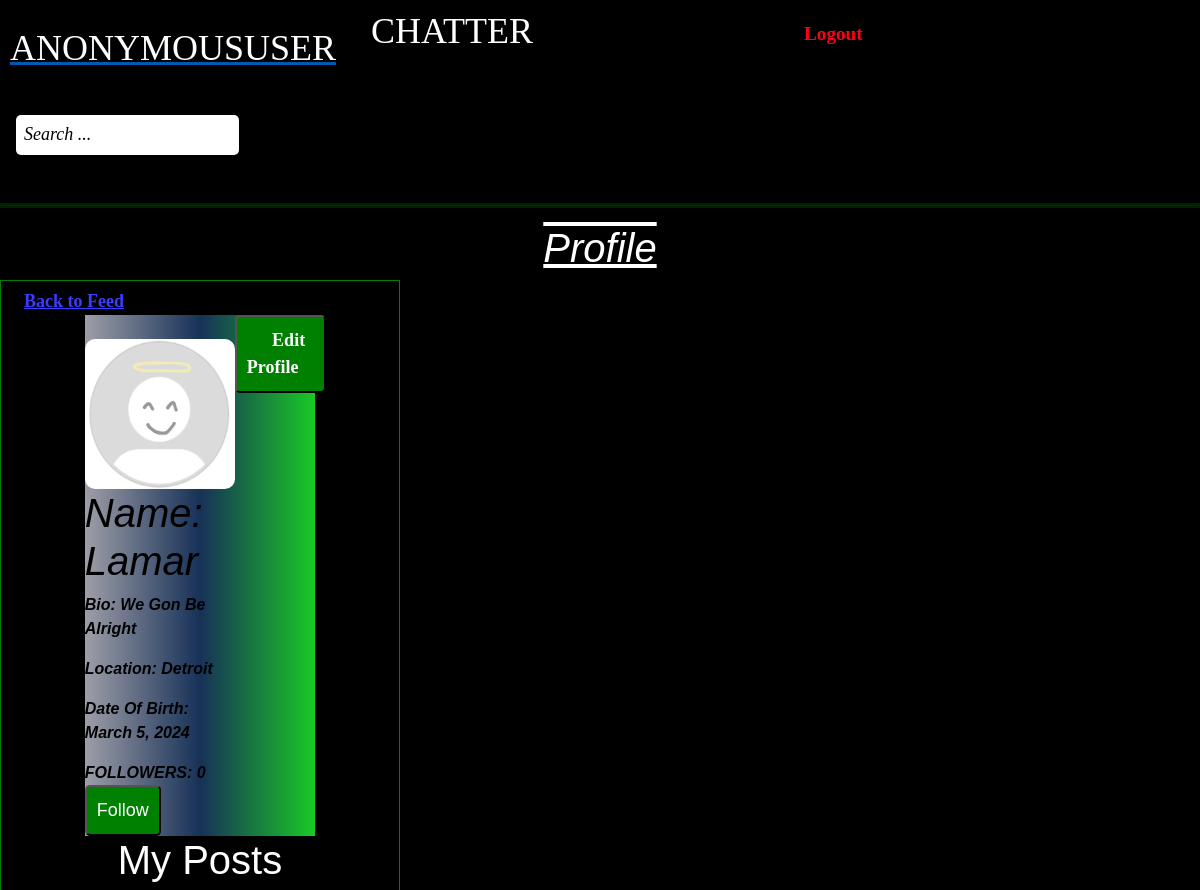
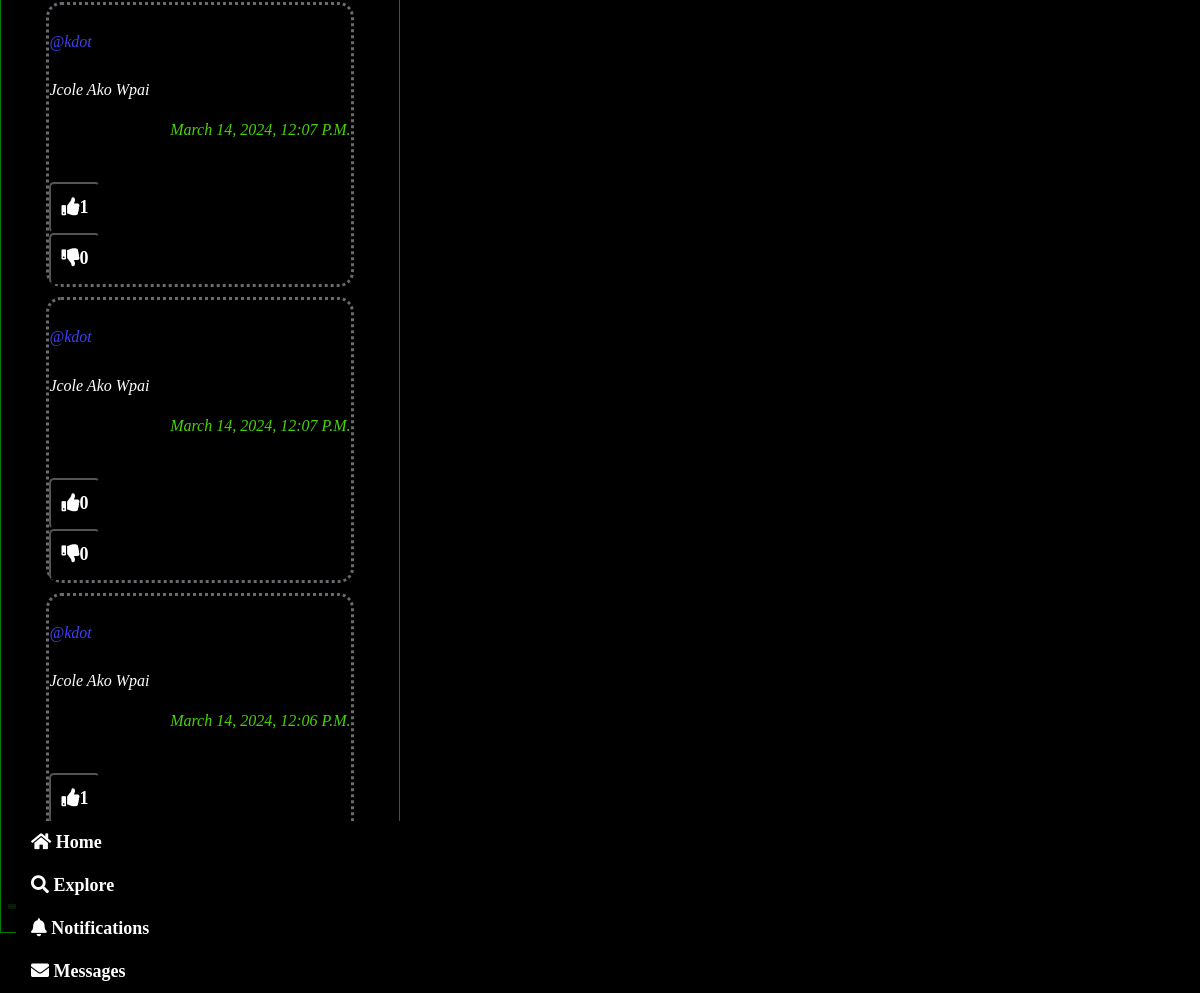
Page /profile/38/ on the committed database (2 pictures, top to bottom).
### chatter/models.py (models this page shows)
class Userprofile(models.Model):
    user= models.OneToOneField(Account,primary_key=True,verbose_name='user',related_name='profile',on_delete=models.CASCADE)
    name=models.CharField(max_length=100,blank=True, null=True)
    bio= models.TextField(max_length=200,blank=True,null=True)
    location= models.CharField(max_length=50, null=True,blank=True)
    birth_date=models.DateField(null=True,blank=True)
    picture= models.ImageField(upload_to='uploads/profile_pictures',default='uploads/profile_pictures/default.jpg',blank=True,null=True)
    followers= models.ManyToManyField(Account, blank=True, related_name='followers')

class Post(models.Model):
    body= models.TextField()
    created_at= models.DateTimeField(default=timezone.now, editable=False)
    author= models.ForeignKey(Account, on_delete=models.CASCADE)
    likes= models.ManyToManyField(Account, blank=True, related_name='likes')
    dislikes= models.ManyToManyField(Account, blank=True, related_name='dislikes')
    class Meta:
        verbose_name= 'Post'
        verbose_name_plural= 'Posts'

class Account(AbstractUser):
    groups= models.ManyToManyField(Group, related_name='accounts_set',blank=True)
    user_permissions= models.ManyToManyField(Permission, related_name='accounts_set', blank=True)
    def __str__(self):
        return self.username
    class Meta:
        verbose_name= 'Account'
        verbose_name_plural= 'Accounts'

### chatter/views.py (the view)
# urls.py: path('profile/<int:pk>/', views.userProfile, name= 'profile'),
def userProfile(request,pk):
    profile = Userprofile.objects.get(pk=pk)
    user = profile.user
    posts= Post.objects.filter(author=user).order_by('-created_at')
    followers= profile.followers.all()
    if len(followers) == 0:
        is_following=False
    for follower in followers:
        if follower == request.user:
            is_following=True
            break
        else:
            is_following=False
    number_of_followers=  len(followers)
    context = {
        'profile':profile,
        'user':user,
        'posts':posts,
        'number_of_followers':number_of_followers,
        'is_following':is_following
    }
    return render(request, 'userprofile.html', context)

### chatter/templates/userprofile.html (shortened to what this page needs)
{% extends "home.html" %}
{% load static %}
{% block navbar %}
<li class="nav-item"><a href="{% url 'home' %}" class="nav-link"><i class="fas fa-home"></i> Home</a></li>
<li class="nav-item"><a href="{% url 'explore' %}" class="nav-link"><i class="fas fa-search"></i> Explore</a></li>
<li class="nav-item"><a href="{% url 'notifications' %}" class="nav-link"><i class="fas fa-bell"></i> Notifications</a></li>
<li class="nav-item"><a href="{% url 'messages' %}" class="nav-link"><i class="fas fa-envelope"></i> Messages</a></li>
{% endblock %}
{% block home %}
<div class="not">
    <h1>Profile</h1>
</div>
<div class="col-md-4">
    <div class="comm">
        <a href="{% url 'home' %}" class="back">Back to Feed</a>
    </div>
    <div class="profile-container">
        <div class="profile">
            <br>
            <img src="{{ profile.picture.url }}" height="150" width="150" alt="">
            <div class="details">
                {% if profile.name %}
                <h1>Name: {{ profile.name }} </h1>
                {% endif %}
                {% if profile.bio %}
                <p>Bio: {{ profile.bio }}</p>
                {% endif %}
                {% if profile.location %}
                <p>Location: {{ profile.location }}</p>
                {% endif %}
                {% if profile.birth_date %}
                <p>Date Of Birth: {{ profile.birth_date }}</p>
                {% endif %}
            </div>
            <div class="follows">
                FOLLOWERS: {{ number_of_followers }}
                {% if user != request.user %}
                {% if is_following %}
                <form action="{% url 'removefollower' profile.pk %}" method="post">
                    {% csrf_token %}
                    <button class="btn" style="background-color: red;">UnFollow</button>
                </form>
                {% else %}
                <form action="{% url 'addfollower' profile.pk %}" method="post">
                    <button class="btin">Follow</button>
                </form>
                {% endif %}
                {% endif %}
            </div>
        </div>
        <div class="edit">
            <button><a href="{% url 'editprofile' profile.pk %}">Edit Profile</a></button>
        </div>
    </div>
    <div class="poster-container">
        <div class="posters">
            <h1>My Posts</h1>
            {% for post in posts %}
            <div class="card4">
                <a href="{% if post.author.profile %}{% url 'profile' post.author.profile.pk %}{% endif %}">
                    <h2 class="at">@{{ post.author }}</h2>
                </a>
                <div class="pbody">
                    <p>{{ post.body }}</p>
                    <p id='createdat'>{{ post.created_at }}</p> <br>
                    <a href="{% url 'postdetail'  pk=post.pk %}" class="streched_link"></a>
                </div>
                <div class="likes">
                    <form action="{% url 'likes' post.pk%}" method="post">
                        <button class="like-btn" type="submit">
                            <i class="fas fa-thumbs-up">{{ post.likes.all.count }}</i>
                        </button>
                    </form>
                    <form action="{% url 'dislikes' post.pk %}" method="post">
                        <button class="dislike-btn" type="submit">
                            <i class="fas fa-thumbs-down">{{ post.dislikes.all.count }}</i>
                        </button>
                    </form>
                </div>
            </div>
        {% endfor %}
        </div>
    </div>
</div>
{% endblock %}

### static/css/home.css (style rules this page uses)
body { background-color: #000000 !important; padding-bottom: 60px; }
.col-md-4 { flex: 1; border: 1px solid green; padding: 7px; margin-right: 10px; box-sizing: border-box; }
a { color: white; text-decoration: none; font-family:Georgia, 'Times New Roman', Times, serif; font-size: large; font-weight: bolder; padding: 1rem; }
::placeholder { color: white; font-size: large; font-style:italic; font-family: Cambria, Cochin, Georgia, Times, 'Times New Roman', serif; }
button { background-color: green; color: white; padding: 10px 10px; border-radius: 5px; font-size: large; }
.not { color: rgb(255, 255, 255); align-items: center; justify-content: center; display: flex; font-style: italic; text-decoration:overline underline; font-family:'Trebuchet MS', 'Lucida Sans Unicode', 'Lucida Grande', 'Lucida Sans', Arial, sans-serif }
.card4 { border-style: dotted; background-color: rgb(0, 0, 0); margin: auto; padding: 5px; border-radius: 15px; font-family: Cambria, Cochin, Georgia, Times, 'Times New Roman', serif; font-style: oblique; }
.card4, .card5, .card6 h2 { margin: 0; padding: 0; }
.card4, .card5, .card6 p { margin: 0; padding: 0; margin-bottom: 10px; text-transform: capitalize; }
.at { color: rgb(64, 64, 235); margin: 0; padding: 0; text-transform: lowercase; font-size: medium; }
#createdat { color: rgb(72, 211, 7); display: flex; justify-content: end; }
.back { color: rgb(60, 60, 255); text-decoration: underline; }
.streched_link { position:absolute; top: 0; left: 0; width: 100%; height: 100%; }
.profile-container { width: 60%; max-width: 800px; display: flex; margin-left: 20%; justify-content:space-between; color: rgb(255, 255, 255); background-color: gray; background: linear-gradient(to right, rgb(158, 158, 167) , rgb(23, 49, 88) , rgb(25, 202, 37)); }
.profile { font-family:'Trebuchet MS', 'Lucida Sans Unicode', 'Lucida Grande', 'Lucida Sans', Arial, sans-serif; font-style:oblique; color: #000000; font-weight: bold; }
.follows { color:#000000 }
.poster-container { display: flex; justify-content: center; }
.posters { width: 80%; max-width: 800px; }
.posters p { color: white; }
.posters h1 { color: white; text-align: center; }
img { border-radius: 10px; }
.pbody { position: relative; }
.likes button { background-color: #000000; }

### rows in the picture
Userprofile: picture (placeholder picture), name "Lamar", bio "We Gon Be Alright", location "Detroit", birth_date "March 5, 2024"
Post: author "kdot", body "Jcole Ako Wpai", created_at "March 14, 2024, 12:07 P.m.", likes.all.count "1", dislikes.all.count "0"
Post: author "kdot", body "Jcole Ako Wpai", created_at "March 14, 2024, 12:07 P.m.", likes.all.count "0", dislikes.all.count "0"
Post: author "kdot", body "Jcole Ako Wpai", created_at "March 14, 2024, 12:06 P.m.", likes.all.count "1"

### other values in the picture
{{ request.user }} "ANONYMOUSUSER"
{{ number_of_followers }} "0"
